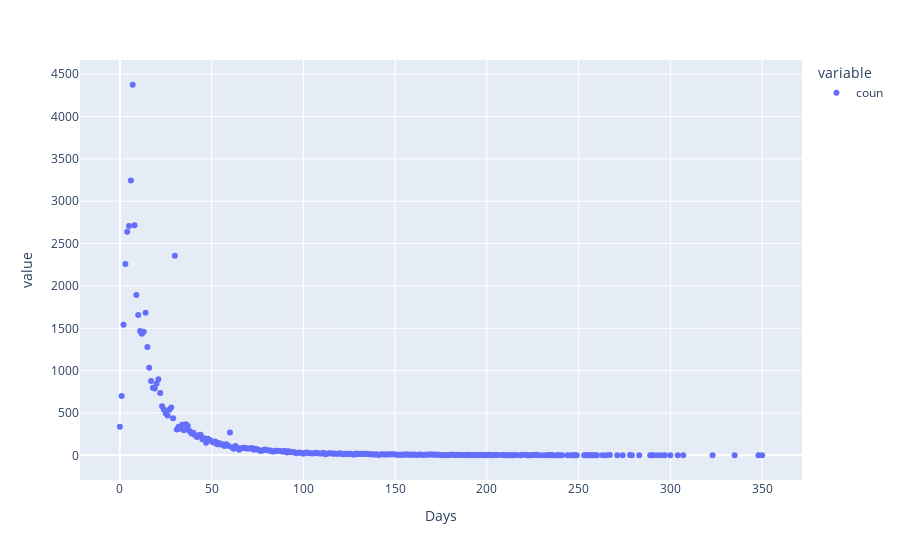

The notebook cell saved with this chart:
### Code cell
px.scatter(df_idk2.groupby("Days").agg(coun=("Days","count")))

### Figure 1 — Plotly figure (JSON) as saved in the notebook; plotly's stock layout.template omitted (floating-point values rounded to 4 significant figures; data arrays with more than 128 entries replaced by an {"elided": "..."} marker saying what was removed)
{"data": [{"hovertemplate": "variable=coun<br>Days=%{x}<br>value=%{y}<extra></extra>", "legendgroup": "coun", "marker": {"color": "#636efa", "symbol": "circle"}, "mode": "markers", "name": "coun", "orientation": "v", "showlegend": true, "type": "scatter", "x": {"elided": "270 int values"}, "xaxis": "x", "y": {"elided": "270 int values"}, "yaxis": "y"}], "layout": {"legend": {"title": {"text": "variable"}, "tracegroupgap": 0}, "margin": {"t": 60}, "xaxis": {"anchor": "y", "domain": [0, 1], "title": {"text": "Days"}}, "yaxis": {"anchor": "x", "domain": [0, 1], "title": {"text": "value"}}}}
